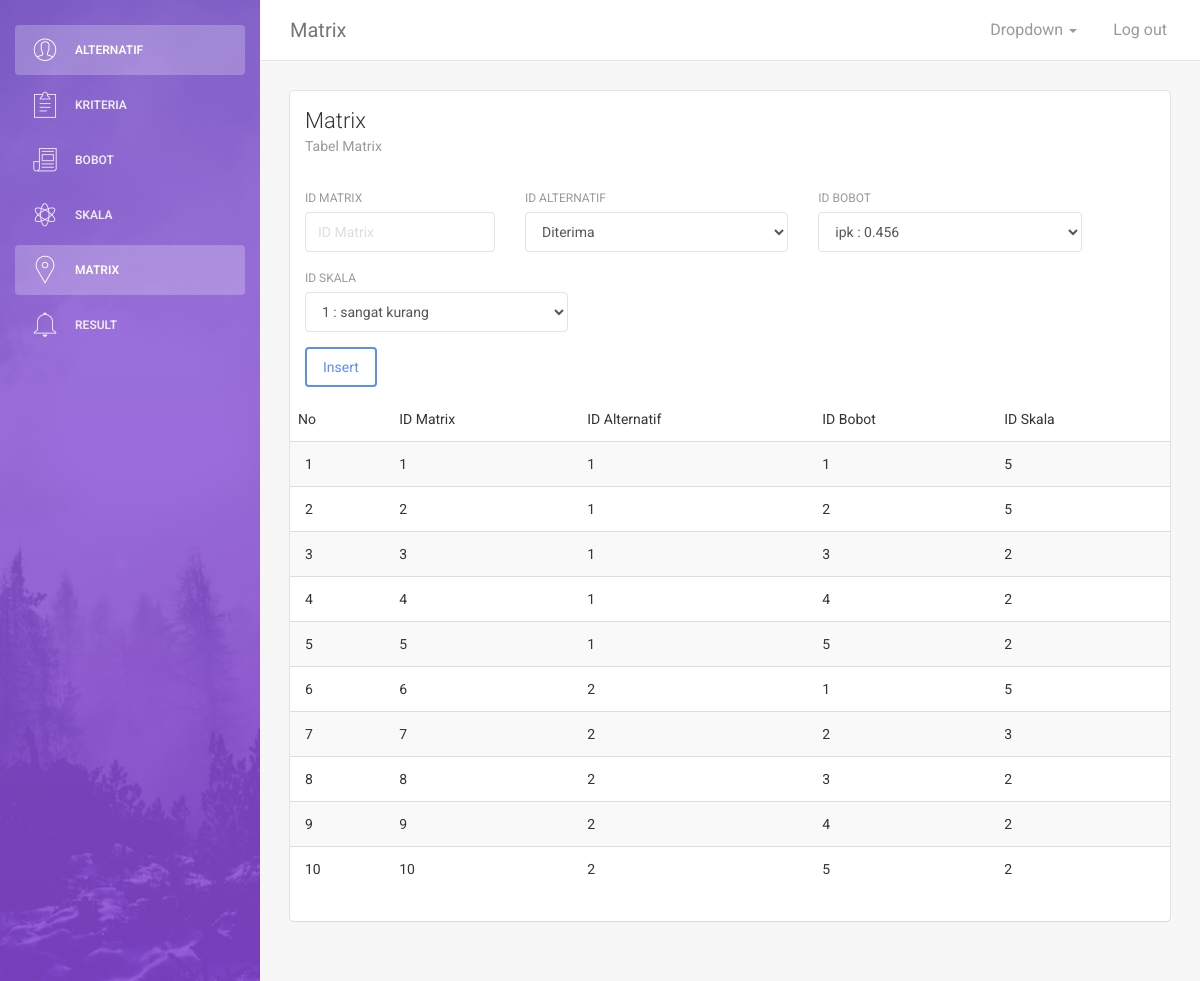
The app's page /BS3/matrix.php with its own data.
### tables this page shows
CREATE TABLE IF NOT EXISTS `matrix_keputusan` (
  `id_matrix` int(11) NOT NULL,
  `id_alternatif` int(11) NOT NULL,
  `id_bobot` int(11) NOT NULL,
  `id_skala` int(11) NOT NULL,
  PRIMARY KEY (`id_matrix`),
  KEY `FK_matrix_keputusan_bobot` (`id_bobot`),
  KEY `FK_matrix_keputusan_skala` (`id_skala`),
  KEY `FK_matrix_keputusan_alternatif` (`id_alternatif`),
  CONSTRAINT `FK_matrix_keputusan_alternatif` FOREIGN KEY (`id_alternatif`) REFERENCES `alternatif` (`id_alternatif`) ON DELETE NO ACTION ON UPDATE NO ACTION,
  CONSTRAINT `FK_matrix_keputusan_bobot` FOREIGN KEY (`id_bobot`) REFERENCES `bobot` (`id_bobot`) ON DELETE NO ACTION ON UPDATE NO ACTION,
  CONSTRAINT `FK_matrix_keputusan_skala` FOREIGN KEY (`id_skala`) REFERENCES `skala` (`id_skala`) ON DELETE NO ACTION ON UPDATE NO ACTION
);

### BS3/matrix.php (the view, shortened to what this page needs)
<!doctype html>
<html lang="en">
<head>
    <link href="assets/css/bootstrap.min.css" rel="stylesheet" />
    <link href="assets/css/animate.min.css" rel="stylesheet"/>
    <link href="assets/css/light-bootstrap-dashboard.css?v=1.4.0" rel="stylesheet"/>
    <link href="assets/css/demo.css" rel="stylesheet" />
    <link href="http://maxcdn.bootstrapcdn.com/font-awesome/4.2.0/css/font-awesome.min.css" rel="stylesheet">
    <link href="assets/css/pe-icon-7-stroke.css" rel="stylesheet" />
</head>
<body>
<div class="wrapper">
    <div class="sidebar" data-color="purple" data-image="assets/img/sidebar-5.jpg">
    	<div class="sidebar-wrapper">
            <ul class="nav">
                <li class="active">
                    <a href="index.php">
                        <i class="pe-7s-user"></i>
                        <p>Alternatif</p>
                    </a>
                </li>
                <li >
                    <a href="kriteria.php">
                        <i class="pe-7s-note2"></i>
                        <p>Kriteria</p>
                    </a>
                </li>
                <li>
                    <a href="bobot.php">
                        <i class="pe-7s-news-paper"></i>
                        <p>Bobot</p>
                    </a>
                </li>
                <li>
                    <a href="skala.php">
                        <i class="pe-7s-science"></i>
                        <p>Skala</p>
                    </a>
                </li>
                <li class="active">
                    <a href="matrix.php">
                        <i class="pe-7s-map-marker"></i>
                        <p>Matrix</p>
                    </a>
                </li>
                <li>
                    <a href="result.php">
                        <i class="pe-7s-bell"></i>
                        <p>Result</p>
                    </a>
                </li>
            </ul>
    	</div>
    </div>
    <div class="main-panel">
		<nav class="navbar navbar-default navbar-fixed">
            <div class="container-fluid">
                <div class="navbar-header">
                    <a class="navbar-brand" href="#">Matrix</a>
                </div>
                <div class="collapse navbar-collapse">
                    <ul class="nav navbar-nav navbar-right">
                        <li class="dropdown">
                              <a href="#" class="dropdown-toggle" data-toggle="dropdown">
                                    <p>
										Dropdown
										<b class="caret"></b>
									</p>
                              </a>
                        </li>
                        <li>
                            <a href="#">
                                <p>Log out</p>
                            </a>
                        </li>
                    </ul>
                </div>
            </div>
        </nav>
        <div class="content">
            <div class="container-fluid">
                <div class="row">
                    <div class="col-md-12">
                        <div class="card">
                            <div class="header">
                                <h4 class="title">Matrix</h4>
                                <p class="category">Tabel Matrix</p>
                            </div>
                            <div class="content table-responsive table-full-width">
                                <table class="table table-hover table-striped">
                                    <thead>
                                    <td>No</td>
                                    <td>ID Matrix</td>
                                    <td>ID Alternatif</td>
                                    <td>ID Bobot</td>
                                    <td>ID Skala</td>
                                    </thead>
                                    <tbody>
                                    <?php
                                    include 'aksi_matrix.php';
                                    $no = 1;
                                    $query = "SELECT * FROM matrix_keputusan";
                                    $result = $conn->query($query);
                                    while ($row = $result->fetch_array()) { ?>
                                        <tr>
                                            <td><?php echo $no++; ?></td>
                                            <td><?php echo $row['id_matrix']; ?></td>
                                            <td><?php echo $row['id_alternatif']; ?></td>
                                            <td><?php echo $row['id_bobot']; ?></td>
                                            <td><?php echo $row['id_skala']; ?></td>
                                        </tr>
                                    <?php } ?>
                                    <div class="content">
                                <form class='forms-sample' method='POST'>
                                <div class="row">
                                        <div class="col-md-3">
                                            <div class="form-group">
                                                <label>Id Matrix</label>
                                                <input type="text" class="form-control" placeholder="ID Matrix" name="id">
                                            </div>
                                        </div>
                                        <div class="col-md-4">
                                            <div class="form-group">
                                                <label >Id Alternatif</label>
                                                <select class="form-control" placeholder="Alternatif" name="alternatif">
                                                <?php
                    								$query = "SELECT * FROM alternatif";
                    								$result = $conn->query($query);
                    								while ($row = $result->fetch_array()) {
                    							?>
                    							<option value="<?php echo $row['id_alternatif']; ?>"><?php echo $row['nama_alternatif']; ?></option>
                    							<?php
                    								}
                    							?>
                    						</select>
                                            </div>
                                        </div>
                                        <div class="col-md-4">
                                            <div class="form-group">
                                                <label >Id Bobot</label>
                                                <select class="form-control" placeholder="Bobot" name="bobot">
                                                <?php
                    								$query = "SELECT *FROM bobot, kriteria WHERE bobot.id_kriteria=kriteria.id_kriteria";
                    								$result = $conn->query($query);
                    								while ($row = $result->fetch_array()) {
                    							?>
                    							<option value="<?php echo $row['id_bobot']; ?>"> <?php echo $row['nama_kriteria']; ?> : <?php echo $row['value']; ?></option>
                    							<?php
                    								}
                    							?>
                    						</select>
                                            </div>
                                        </div>
                                        <div class="col-md-4">
                                            <div class="form-group">
                                                <label >Id Skala</label>
                                                <select class="form-control" placeholder="Bobot" name="skala">
                                                <?php
                    								$query = "SELECT *FROM skala";
                    								$result = $conn->query($query);
                    								while ($row = $result->fetch_array()) {
                    							?>
                    							<option value="<?php echo $row['id_skala']; ?>"> <?php echo $row['value']; ?> : <?php echo $row['keterangan']; ?></option>
                    							<?php
                    								}
                    							?>
                    						</select>
                                            </div>
                                        </div>
                                    </div>
                                    <button type='submit' name='insert' class='btn btn-primary mr-2'>Insert</button>
                                </form>
                                    </div>
                                    </tbody>
                                </table>
                            </div>
                        </div>
                    </div>
                </div>
            </div>
        </div>
    </div>
</div>
</body>
    </html>

### records on screen
matrix_keputusan: id_matrix "1", id_alternatif "1", id_bobot "1", id_skala "5"
matrix_keputusan: id_matrix "2", id_alternatif "1", id_bobot "2", id_skala "5"
matrix_keputusan: id_matrix "3", id_alternatif "1", id_bobot "3", id_skala "2"
matrix_keputusan: id_matrix "4", id_alternatif "1", id_bobot "4", id_skala "2"
matrix_keputusan: id_matrix "5", id_alternatif "1", id_bobot "5", id_skala "2"
matrix_keputusan: id_matrix "6", id_alternatif "2", id_bobot "1", id_skala "5"
matrix_keputusan: id_matrix "7", id_alternatif "2", id_bobot "2", id_skala "3"
matrix_keputusan: id_matrix "8", id_alternatif "2", id_bobot "3", id_skala "2"
matrix_keputusan: id_matrix "9", id_alternatif "2", id_bobot "4", id_skala "2"
matrix_keputusan: id_matrix "10", id_alternatif "2", id_bobot "5", id_skala "2"

### other values on screen
form field alternatif "Diterima"
form field bobot "ipk : 0.456"
form field skala "1 : sangat kurang"
